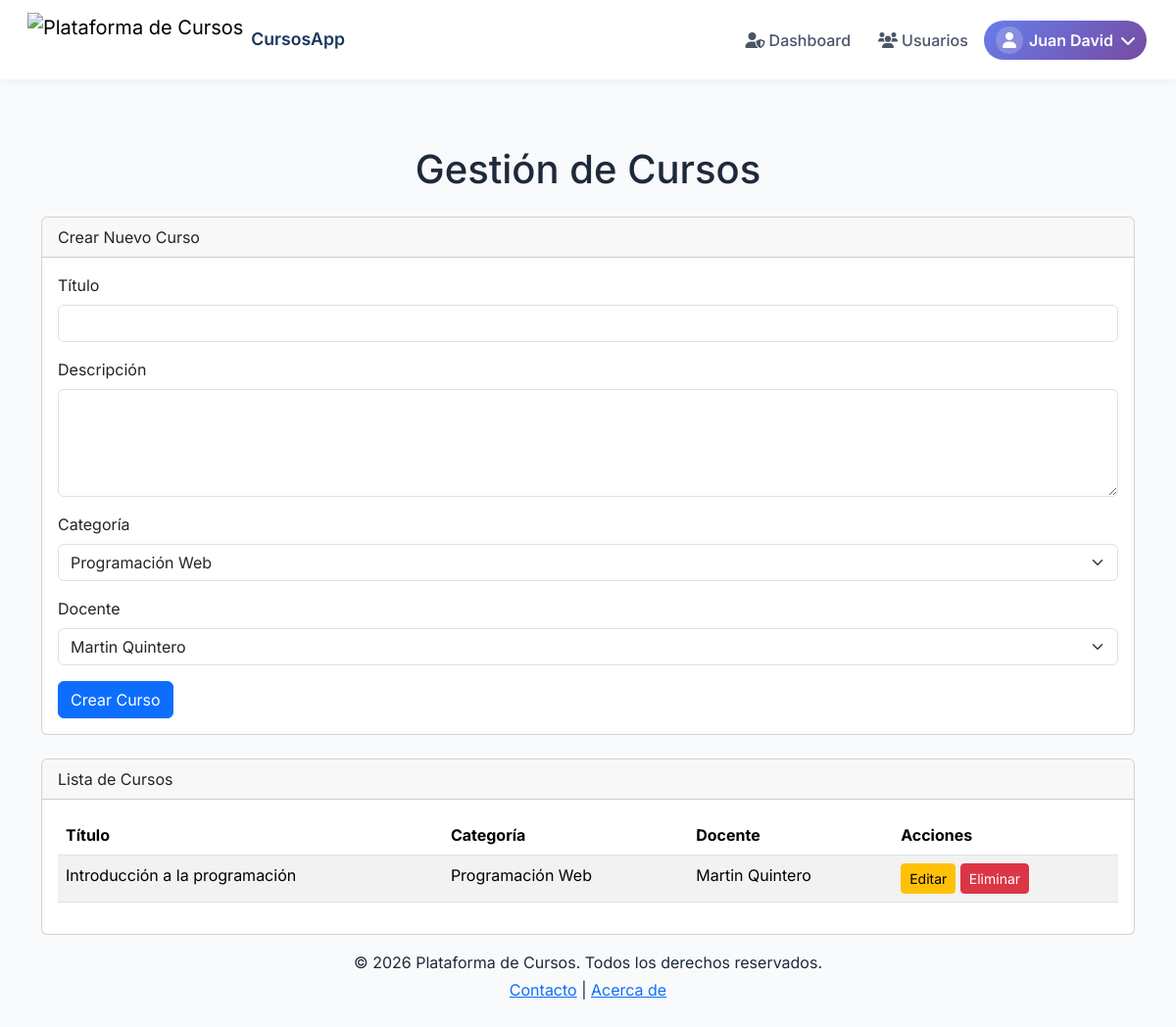
Screenshot of /views/admin/courses.php (signed in) with the database file from the repository.
### tables this page shows
CREATE TABLE `courses` (
  `id` int(11) NOT NULL,
  `title` varchar(100) NOT NULL,
  `description` text DEFAULT NULL,
  `category_id` int(11) DEFAULT NULL,
  `teacher_id` int(11) DEFAULT NULL,
  `created_at` timestamp NOT NULL DEFAULT current_timestamp()
);

CREATE TABLE `categories` (
  `id` int(11) NOT NULL,
  `name` varchar(100) NOT NULL,
  `description` text DEFAULT NULL
);

CREATE TABLE `users` (
  `id` int(11) NOT NULL,
  `username` varchar(50) NOT NULL,
  `email` varchar(100) NOT NULL,
  `password` varchar(255) NOT NULL,
  `role` enum('admin','teacher','student') NOT NULL,
  `created_at` timestamp NOT NULL DEFAULT current_timestamp(),
  `profile_image` varchar(255) DEFAULT NULL
);

### views/admin/courses.php (the view, shortened to what this page needs)
<?php
require_once '../../config/database.php';
require_once '../../includes/header.php';
require_once '../../includes/navbar.php';
$categories = $pdo->query("SELECT * FROM categories")->fetchAll();
$teachers = $pdo->query("SELECT * FROM users WHERE role = 'teacher'")->fetchAll();
$courses = $pdo->query("SELECT c.*, u.username as teacher_name, cat.name as category_name
                        FROM courses c
                        JOIN users u ON c.teacher_id = u.id
                        JOIN categories cat ON c.category_id = cat.id")->fetchAll();
?>
<div class="container mt-5">
    <h1 class="text-center mb-4">Gestión de Cursos</h1>
    <div class="card mb-4">
        <div class="card-header">Crear Nuevo Curso</div>
        <div class="card-body">
            <form method="POST" action="../controllers/courseController.php?action=create">
                <div class="mb-3">
                    <label for="title" class="form-label">Título</label>
                    <input type="text" class="form-control" id="title" name="title" required>
                </div>
                <div class="mb-3">
                    <label for="description" class="form-label">Descripción</label>
                    <textarea class="form-control" id="description" name="description" rows="4"></textarea>
                </div>
                <div class="mb-3">
                    <label for="category_id" class="form-label">Categoría</label>
                    <select class="form-select" id="category_id" name="category_id" required>
                        <?php foreach ($categories as $category) { ?>
                            <option value="<?php echo $category['id']; ?>"><?php echo $category['name']; ?></option>
                        <?php } ?>
                    </select>
                </div>
                <div class="mb-3">
                    <label for="teacher_id" class="form-label">Docente</label>
                    <select class="form-select" id="teacher_id" name="teacher_id" required>
                        <?php foreach ($teachers as $teacher) { ?>
                            <option value="<?php echo $teacher['id']; ?>"><?php echo $teacher['username']; ?></option>
                        <?php } ?>
                    </select>
                </div>
                <button type="submit" class="btn btn-primary">Crear Curso</button>
            </form>
        </div>
    </div>
    <div class="card">
        <div class="card-header">Lista de Cursos</div>
        <div class="card-body">
            <table class="table table-striped">
                <thead>
                    <tr>
                        <th>Título</th>
                        <th>Categoría</th>
                        <th>Docente</th>
                        <th>Acciones</th>
                    </tr>
                </thead>
                <tbody>
                    <?php foreach ($courses as $course) { ?>
                        <tr>
                            <td><?php echo $course['title']; ?></td>
                            <td><?php echo $course['category_name']; ?></td>
                            <td><?php echo $course['teacher_name']; ?></td>
                            <td>
                                <a href="#" class="btn btn-sm btn-warning">Editar</a>
                                <a href="../controllers/courseController.php?action=delete&id=<?php echo $course['id']; ?>" class="btn btn-sm btn-danger">Eliminar</a>
                            </td>
                        </tr>
                    <?php } ?>
                </tbody>
            </table>
        </div>
    </div>
</div>
<?php require_once '../../includes/footer.php'; ?>

### includes/header.php (style rules this page uses)
html, body { height: 100%; margin: 0; padding: 0; font-family: 'Inter', sans-serif; background-color: #f9fafb; color: #1e293b; }
body { display: flex; flex-direction: column; min-height: 100vh; }

### rows the page displays
courses: title "Introducción a la programación", category.name "Programación Web", teacher.username "Martin Quintero"

### other values shown
$_SESSION['username'] "Juan David"
form field category_id "Programación Web"
form field teacher_id "Martin Quintero"
